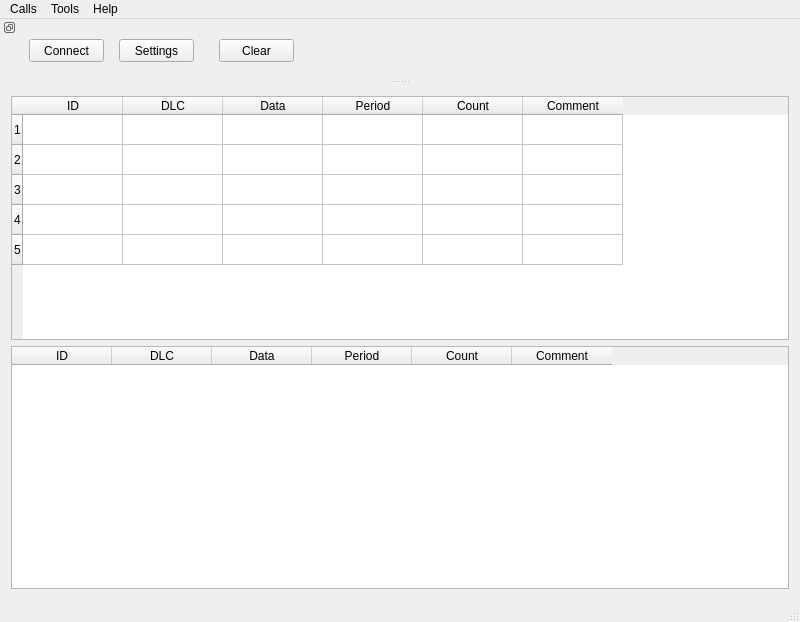
<?xml version="1.0" encoding="UTF-8"?>
<ui version="4.0">
 <class>MainWindow</class>
 <widget class="QMainWindow" name="MainWindow">
  <property name="geometry">
   <rect>
    <x>0</x>
    <y>0</y>
    <width>800</width>
    <height>622</height>
   </rect>
  </property>
  <property name="minimumSize">
   <size>
    <width>800</width>
    <height>140</height>
   </size>
  </property>
  <property name="windowTitle">
   <string>FECAN</string>
  </property>
  <widget class="QWidget" name="centralWidget">
   <layout class="QVBoxLayout" name="verticalLayout">
    <item>
     <layout class="QVBoxLayout" name="central_lay">
      <item>
       <widget class="QTableWidget" name="table_reseive">
        <property name="rowCount">
         <number>5</number>
        </property>
        <property name="columnCount">
         <number>6</number>
        </property>
        <row/>
        <row/>
        <row/>
        <row/>
        <row/>
        <column>
         <property name="text">
          <string>ID</string>
         </property>
        </column>
        <column>
         <property name="text">
          <string>DLC</string>
         </property>
        </column>
        <column>
         <property name="text">
          <string>Data</string>
         </property>
        </column>
        <column>
         <property name="text">
          <string>Period</string>
         </property>
        </column>
        <column>
         <property name="text">
          <string>Count</string>
         </property>
        </column>
        <column>
         <property name="text">
          <string>Comment</string>
         </property>
        </column>
       </widget>
      </item>
      <item>
       <widget class="QTableWidget" name="table_transmit">
        <column>
         <property name="text">
          <string>ID</string>
         </property>
        </column>
        <column>
         <property name="text">
          <string>DLC</string>
         </property>
        </column>
        <column>
         <property name="text">
          <string>Data</string>
         </property>
        </column>
        <column>
         <property name="text">
          <string>Period</string>
         </property>
        </column>
        <column>
         <property name="text">
          <string>Count</string>
         </property>
        </column>
        <column>
         <property name="text">
          <string>Comment</string>
         </property>
        </column>
       </widget>
      </item>
     </layout>
    </item>
   </layout>
  </widget>
  <widget class="QMenuBar" name="menuBar">
   <property name="geometry">
    <rect>
     <x>0</x>
     <y>0</y>
     <width>800</width>
     <height>21</height>
    </rect>
   </property>
   <widget class="QMenu" name="menuCalls">
    <property name="title">
     <string>Calls</string>
    </property>
    <addaction name="actionConnect"/>
    <addaction name="actionDisconnect"/>
    <addaction name="separator"/>
    <addaction name="actionQuit"/>
   </widget>
   <widget class="QMenu" name="menuTools">
    <property name="title">
     <string>Tools</string>
    </property>
    <addaction name="actionConfigure"/>
    <addaction name="actionClear"/>
   </widget>
   <widget class="QMenu" name="menuHelp">
    <property name="title">
     <string>Help</string>
    </property>
    <addaction name="actionAbout"/>
   </widget>
   <addaction name="menuCalls"/>
   <addaction name="menuTools"/>
   <addaction name="menuHelp"/>
  </widget>
  <widget class="QStatusBar" name="statusBar"/>
  <widget class="QDockWidget" name="dockWidget_2">
   <property name="sizePolicy">
    <sizepolicy hsizetype="Minimum" vsizetype="Minimum">
     <horstretch>0</horstretch>
     <verstretch>0</verstretch>
    </sizepolicy>
   </property>
   <property name="minimumSize">
    <size>
     <width>900</width>
     <height>60</height>
    </size>
   </property>
   <property name="baseSize">
    <size>
     <width>300</width>
     <height>150</height>
    </size>
   </property>
   <property name="layoutDirection">
    <enum>Qt::LeftToRight</enum>
   </property>
   <property name="features">
    <set>QDockWidget::DockWidgetFloatable|QDockWidget::DockWidgetMovable|QDockWidget::DockWidgetVerticalTitleBar</set>
   </property>
   <property name="windowTitle">
    <string/>
   </property>
   <attribute name="dockWidgetArea">
    <number>4</number>
   </attribute>
   <widget class="QWidget" name="dockWidgetContents_2">
    <widget class="QPushButton" name="ButtonConnect">
     <property name="geometry">
      <rect>
       <x>10</x>
       <y>20</y>
       <width>75</width>
       <height>23</height>
      </rect>
     </property>
     <property name="text">
      <string>Connect</string>
     </property>
    </widget>
    <widget class="QPushButton" name="applyButton">
     <property name="geometry">
      <rect>
       <x>100</x>
       <y>20</y>
       <width>75</width>
       <height>23</height>
      </rect>
     </property>
     <property name="text">
      <string>Settings</string>
     </property>
    </widget>
    <widget class="QPushButton" name="clearScreen">
     <property name="geometry">
      <rect>
       <x>200</x>
       <y>20</y>
       <width>75</width>
       <height>23</height>
      </rect>
     </property>
     <property name="text">
      <string>Clear</string>
     </property>
    </widget>
   </widget>
  </widget>
  <action name="actionAbout">
   <property name="text">
    <string>&amp;About</string>
   </property>
   <property name="toolTip">
    <string>About program</string>
   </property>
   <property name="shortcut">
    <string>Alt+A</string>
   </property>
  </action>
  <action name="actionAboutQt">
   <property name="text">
    <string>About Qt</string>
   </property>
  </action>
  <action name="actionConnect">
   <property name="icon">
    <iconset>
     <normaloff>:/images/connect.png</normaloff>:/images/connect.png</iconset>
   </property>
   <property name="text">
    <string>C&amp;onnect</string>
   </property>
   <property name="toolTip">
    <string>Connect to serial port</string>
   </property>
   <property name="shortcut">
    <string>Ctrl+O</string>
   </property>
  </action>
  <action name="actionDisconnect">
   <property name="icon">
    <iconset>
     <normaloff>:/images/disconnect.png</normaloff>:/images/disconnect.png</iconset>
   </property>
   <property name="text">
    <string>&amp;Disconnect</string>
   </property>
   <property name="toolTip">
    <string>Disconnect from serial port</string>
   </property>
   <property name="shortcut">
    <string>Ctrl+D</string>
   </property>
  </action>
  <action name="actionConfigure">
   <property name="icon">
    <iconset>
     <normaloff>:/images/settings.png</normaloff>:/images/settings.png</iconset>
   </property>
   <property name="text">
    <string>&amp;Configure</string>
   </property>
   <property name="toolTip">
    <string>Configure serial port</string>
   </property>
   <property name="shortcut">
    <string>Alt+C</string>
   </property>
  </action>
  <action name="actionClear">
   <property name="icon">
    <iconset>
     <normaloff>:/images/clear.png</normaloff>:/images/clear.png</iconset>
   </property>
   <property name="text">
    <string>C&amp;lear</string>
   </property>
   <property name="toolTip">
    <string>Clear data</string>
   </property>
   <property name="shortcut">
    <string>Alt+L</string>
   </property>
  </action>
  <action name="actionQuit">
   <property name="icon">
    <iconset>
     <normaloff>:/images/application-exit.png</normaloff>:/images/application-exit.png</iconset>
   </property>
   <property name="text">
    <string>&amp;Quit</string>
   </property>
   <property name="shortcut">
    <string>Ctrl+Q</string>
   </property>
  </action>
 </widget>
 <layoutdefault spacing="6" margin="11"/>
 <resources/>
 <connections/>
</ui>
